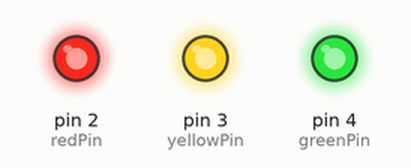
Recording of a sketch running on a simulated Arduino Uno, built with avr-gcc and run on an emulated ATmega328P. On the bench: output pins drawn as LEDs (lit = HIGH).

Above: at 1.5 s.
At 4.0 s:
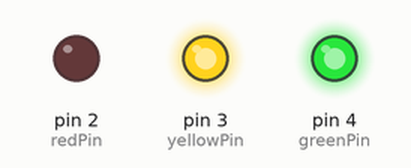
At 6.0 s:
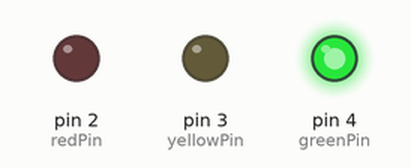
Timing chart, 0 to 8.1 s (numbered marks = the images above):
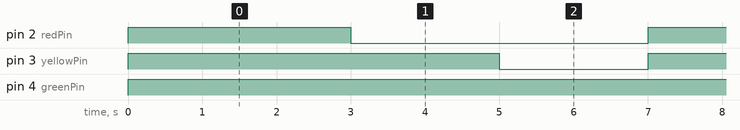

Measured:
- by itself, pin 2 (redPin): alternates HIGH for 3.0 s and LOW for 4.0 s
- by itself, pin 3 (yellowPin): alternates HIGH for 5.0 s and LOW for 2.0 s
- by itself, pin 4 (greenPin): LOW → HIGH at 0.00 s

The sketch:

TRY2.ino
```cpp
int redPin = 2;
int yellowPin = 3;
int greenPin = 4;

void setup() {
  // Initialize the LED pins as outputs
  pinMode(redPin, OUTPUT);
  pinMode(yellowPin, OUTPUT);
  pinMode(greenPin, OUTPUT);
}

void loop() {
  // Turn on all LEDs
  digitalWrite(redPin, HIGH);
  digitalWrite(yellowPin, HIGH);
  digitalWrite(greenPin, HIGH);
  delay(1000);  // Wait for 1 second

  // Red LED on for 2 seconds
  digitalWrite(redPin, HIGH);
  delay(2000);
  digitalWrite(redPin, LOW);

  // Yellow LED on for 2 seconds
  digitalWrite(yellowPin, HIGH);
  delay(2000);
  digitalWrite(yellowPin, LOW);

  // Green LED on for 2 seconds
  digitalWrite(greenPin, HIGH);
  delay(2000);
  digitalWrite(greenPin, LOW);
}
```
